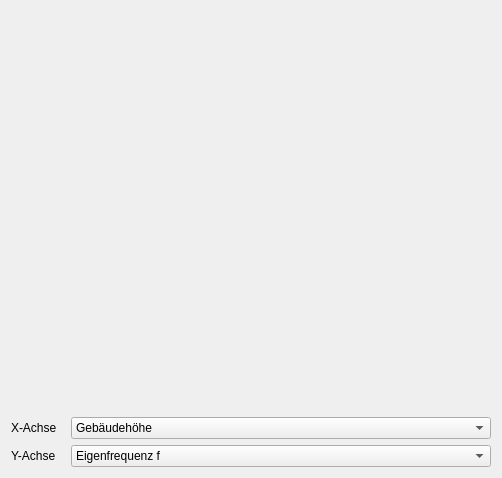
          <widget class="QWidget" name="subTab_350">
           <attribute name="title">
            <string>Eigenfrequenzen</string>
           </attribute>
           <layout class="QVBoxLayout" name="verticalLayout_15">
            <item>
             <layout class="QVBoxLayout" name="verticalLayout_350">
              <item>
               <widget class="MplWidget" name="MplWidget_350" native="true">
                <property name="minimumSize">
                 <size>
                  <width>480</width>
                  <height>400</height>
                 </size>
                </property>
               </widget>
              </item>
              <item>
               <layout class="QHBoxLayout" name="horizontalLayout_351">
                <item>
                 <widget class="QLabel" name="label_351">
                  <property name="text">
                   <string>X-Achse</string>
                  </property>
                 </widget>
                </item>
                <item>
                 <widget class="QComboBox" name="comboBox_xAxis_351">
                  <property name="minimumSize">
                   <size>
                    <width>420</width>
                    <height>0</height>
                   </size>
                  </property>
                  <item>
                   <property name="text">
                    <string>Gebäudehöhe</string>
                   </property>
                  </item>
                  <item>
                   <property name="text">
                    <string>Schlankheit</string>
                   </property>
                  </item>
                  <item>
                   <property name="text">
                    <string>Anzahl Stockwerke</string>
                   </property>
                  </item>
                 </widget>
                </item>
               </layout>
              </item>
              <item>
               <layout class="QHBoxLayout" name="horizontalLayout_352">
                <item>
                 <widget class="QLabel" name="label_352">
                  <property name="text">
                   <string>Y-Achse</string>
                  </property>
                 </widget>
                </item>
                <item>
                 <widget class="QComboBox" name="comboBox_yAxis_352">
                  <property name="minimumSize">
                   <size>
                    <width>420</width>
                    <height>0</height>
                   </size>
                  </property>
                  <item>
                   <property name="text">
                    <string>Eigenfrequenz f</string>
                   </property>
                  </item>
                  <item>
                   <property name="text">
                    <string>Eigenkreisfrequenz Omega</string>
                   </property>
                  </item>
                  <item>
                   <property name="text">
                    <string>Periodendauer T</string>
                   </property>
                  </item>
                 </widget>
                </item>
               </layout>
              </item>
             </layout>
            </item>
           </layout>
          </widget>
